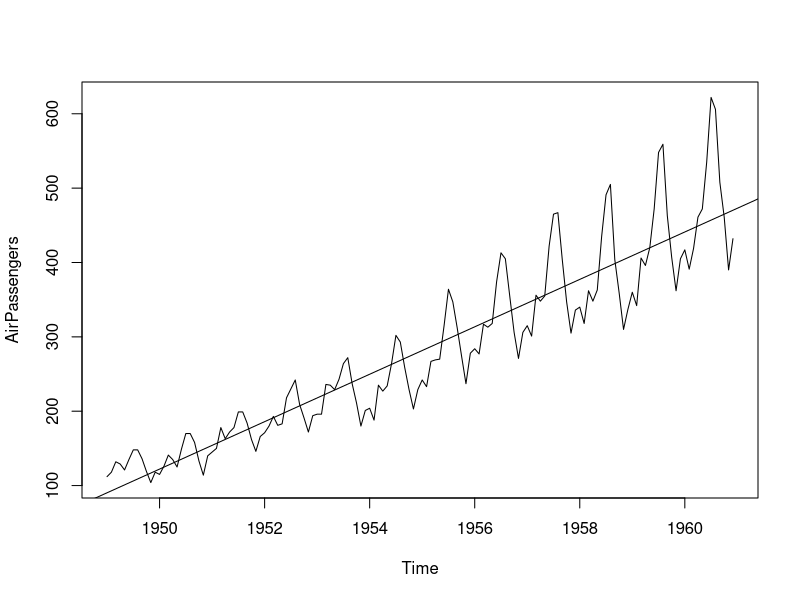
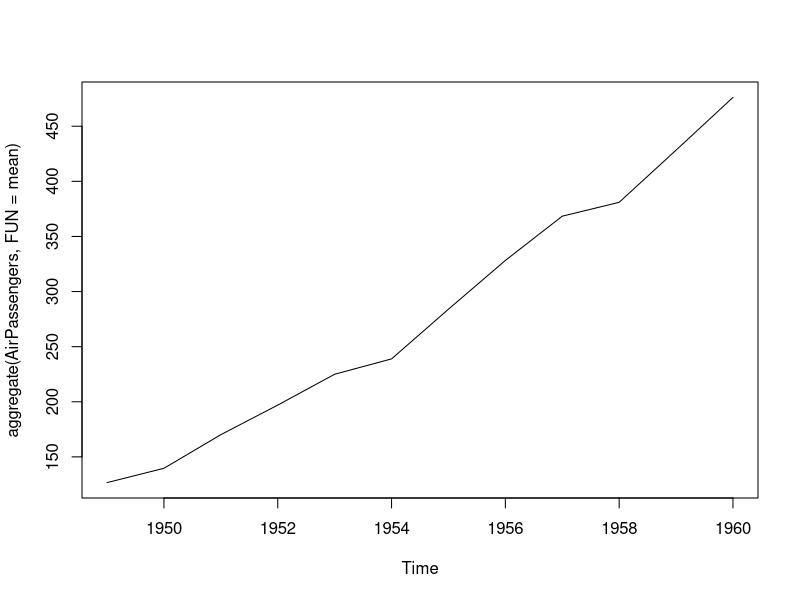
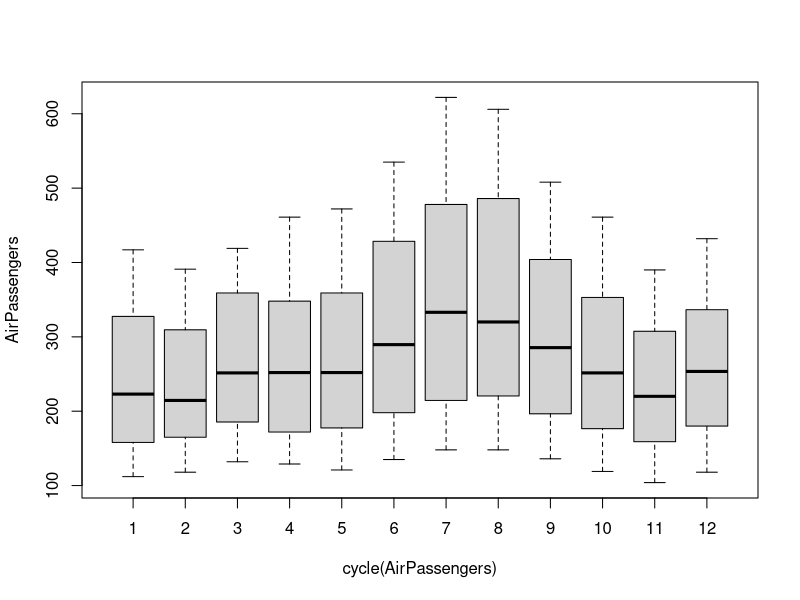
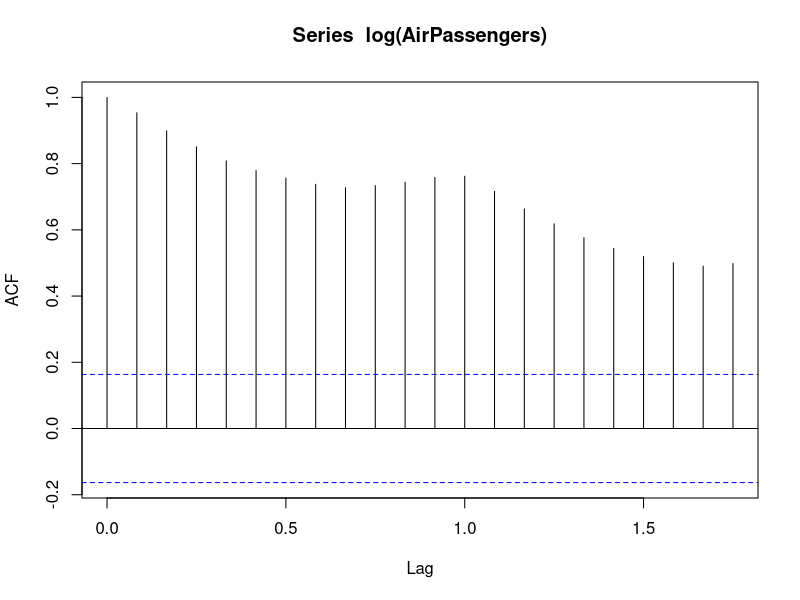
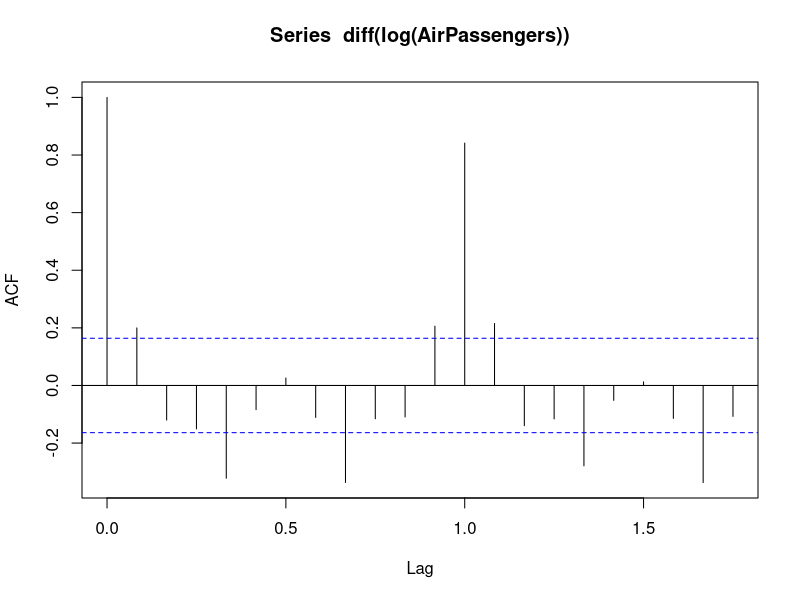
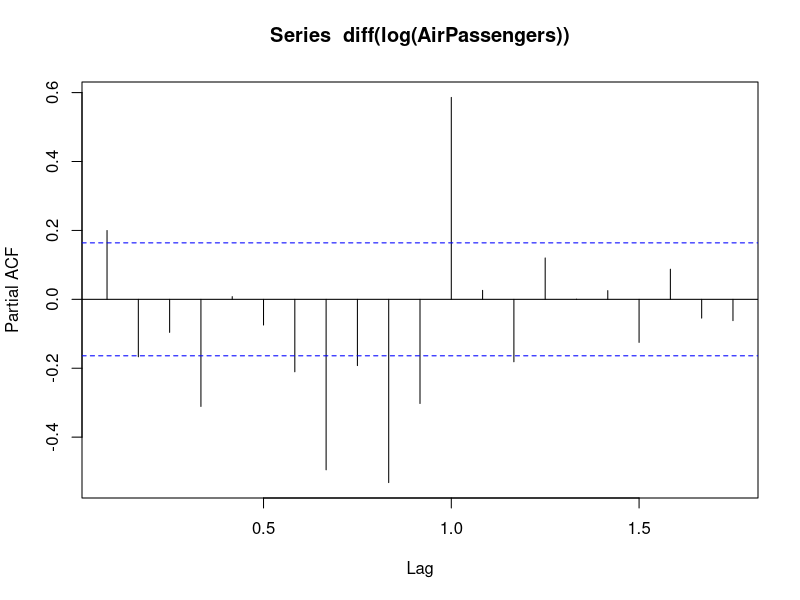
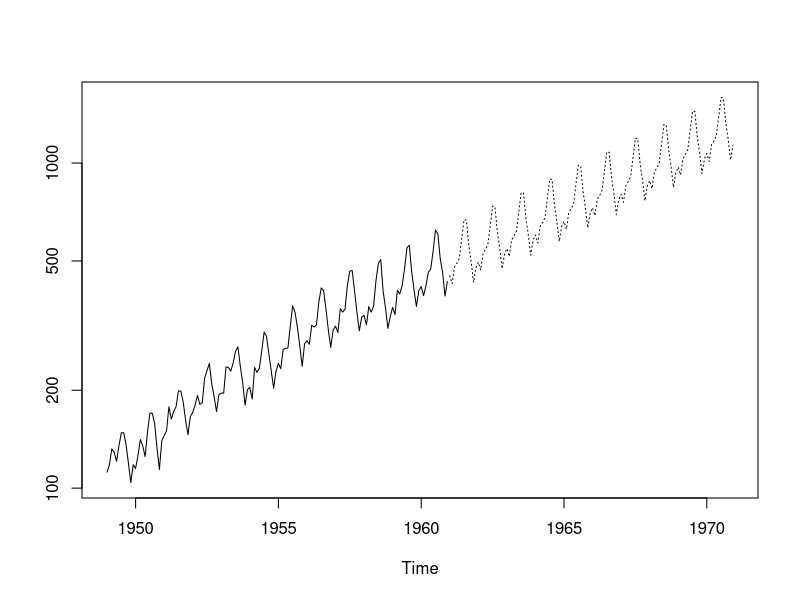

The R source for these figures, in order:

# TIME SERIES MODELING
# Stationary series - no dependence on time
# Step1: Visualize the series - trend, sesonality
# Step2: Stationarize the series - Detrending, Differencing, Seasonality 
# Step3: Find optimal parameters- ACF and PACF plots
# Step4: Build ARIMA model
# Step5: Make predictions
# ARMA model - AutoRegression Moving Average
#
#
#https://www.analyticsvidhya.com/blog/2015/12/complete-tutorial-time-series-modeling/

#The AirPassengers dataset consists of monthly totals of international airline passengers, 1949 to 1960.
	data(AirPassengers)
	class(AirPassengers)

	start(AirPassengers)
	end(AirPassengers)
	
	plot(AirPassengers)
	abline(reg=lm(AirPassengers~time(AirPassengers)))
	cycle(AirPassengers)
#This will aggregate the cycles and display a year on year trend
	plot(aggregate(AirPassengers,FUN=mean))
#Box plot across months will give us a sense on seasonal effect 
	boxplot(AirPassengers~cycle(AirPassengers))

#Test if set is stationary
	library("tseries")
	adf.test(diff(log(AirPassengers)), alternative="stationary", k=0)
#FIND PARAMETERS
	acf(log(AirPassengers))
	acf(diff(log(AirPassengers)))
	pacf(diff(log(AirPassengers)))

#(p,d,q)=(0,1,1) after few tries to get smallest AIC/BIC
# BUILD MODEL
	(fit <- arima(log(AirPassengers), c(0, 1, 1),seasonal = list(order = c(0, 1, 1), period = 12)))


#MAKE PREDICTION for next 10 years
	pred <- predict(fit, n.ahead = 10*12)

	ts.plot(AirPassengers,2.718^pred$pred, log = "y", lty = c(1,3))
